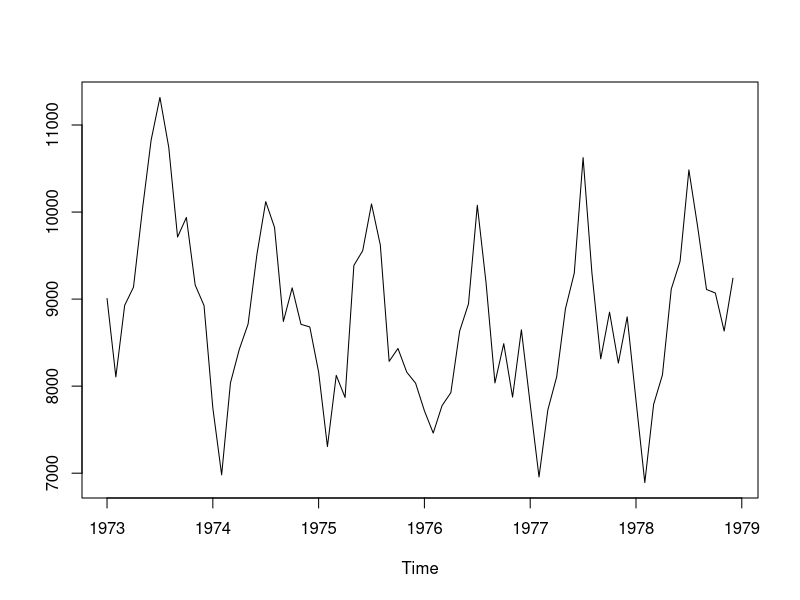

Write the R code that produced this figure.
# Date: Oct. 10 
# Download the file accidents.datPreview the documentView in a new window. It contains the monthly accidental deaths in the United States from 1973 to 1978. Analyze the data by performing the following tasks.
# (a) Plot the data;
# (b) Find seasonality estimates for s_t in the decomposition Y_t=m_t+s_t+X_t using method 1 or 2 from Section 1.4;
# (c) Plot the deseasonalized data Y_t-\hat{s}_t;
# (d) Fit a parabola by least squares to the deseasonalized data and use it as estimate of the trend m_t;
# (e) Plot the residuals \hat{X}_t=Y_t-\hat{m}_t-\hat{s}_t.


setwd("/home/yunzheli/class/sta137/Data/")
accidents = read.table("accidents.dat", stringsAsFactors = FALSE)
accidents = ts(accidents, 1973, freq = 12)

# (a) plot the data
plot(accidents, ylab = "")

# (b) Find seasonality estimates for s_t in 
# the decomposition Y_t=m_t+s_t+X_t using method 1 or 2 from Section 1.4;